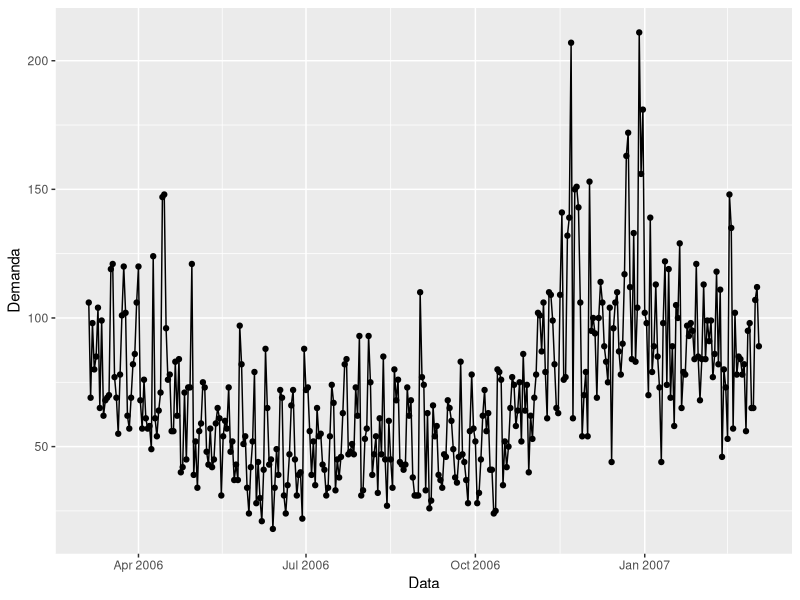
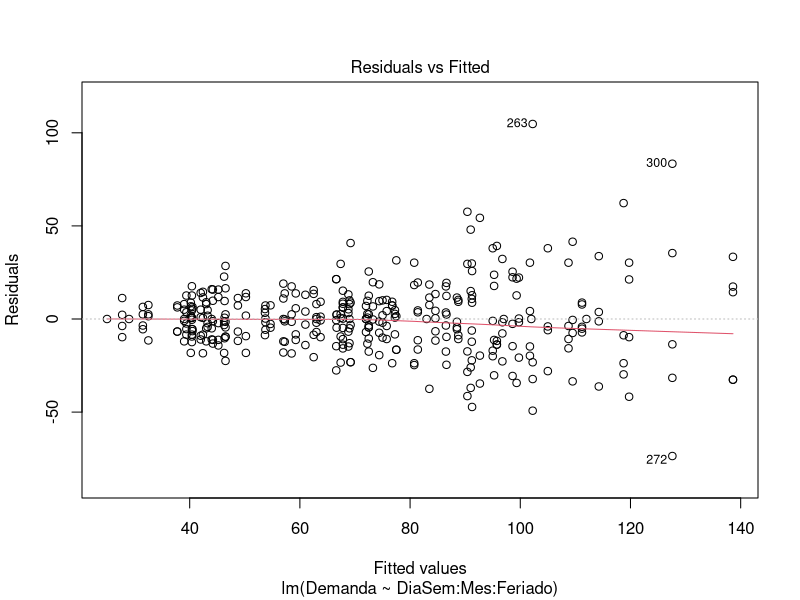
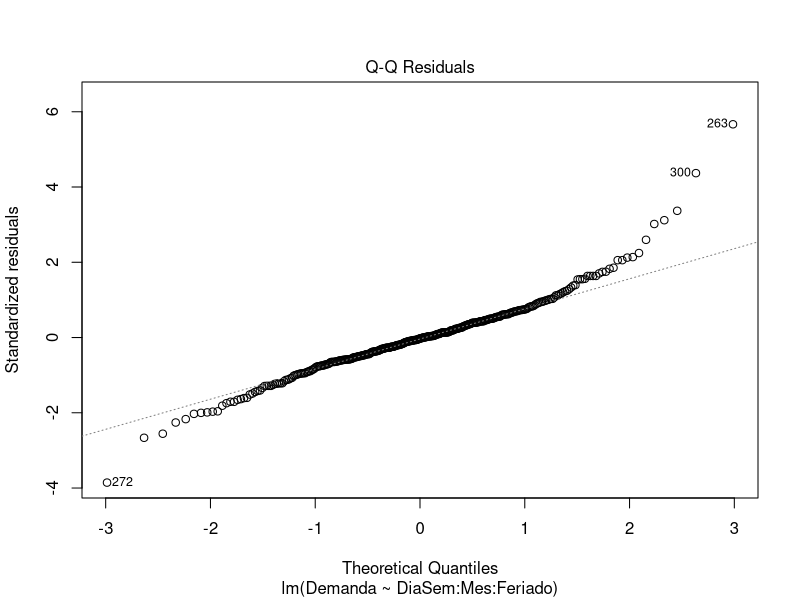
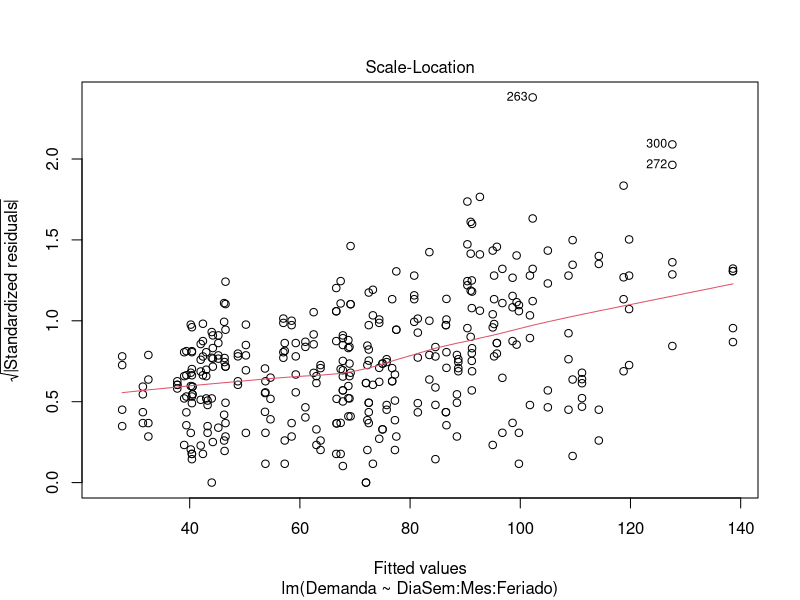
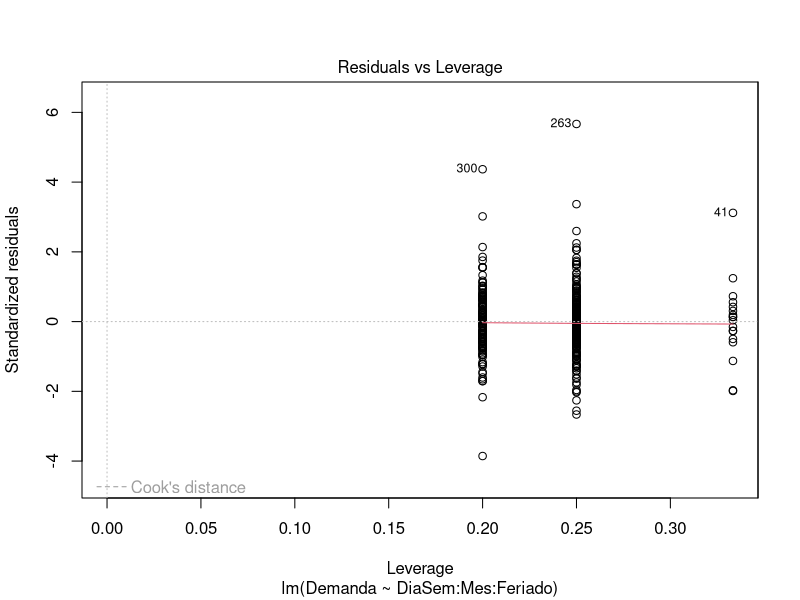

The R script that drew these images, in order:
## ---- chunk 1
knitr::opts_chunk$set(echo = TRUE)
## ---- chunk 2
library(readxl)
df <- read_excel("datap3.xlsx")
head(df)
## ---- chunk 3
df$Data <- as.Date(df$Data)
df$Demanda <- as.integer(df$Demanda)
summary(df)
## ---- chunk 4
library(ggplot2)
g <- ggplot(df, aes(x=Data,y=Demanda)) +
  geom_point() +
  geom_line()
g
## ---- chunk 5
df$Feriado <- "Não"
df$Feriado[df$Data==as.Date('2006-03-25')] <- "Sim"
df$Feriado[df$Data==as.Date('2006-03-27')] <- "Sim"
df$Feriado[df$Data==as.Date('2006-04-21')] <- "Sim"
df$Feriado[df$Data==as.Date('2006-05-01')] <- "Sim"
df$Feriado[df$Data==as.Date('2006-05-26')] <- "Sim"
df$Feriado[df$Data==as.Date('2006-09-07')] <- "Sim"
df$Feriado[df$Data==as.Date('2006-10-12')] <- "Sim"
df$Feriado[df$Data==as.Date('2006-11-02')] <- "Sim"
df$Feriado[df$Data==as.Date('2006-11-15')] <- "Sim"
df$Feriado[df$Data==as.Date('2006-12-24')] <- "Sim"
df$Feriado <- as.factor(df$Feriado)
summary(df)
## ---- chunk 6
df$Mes <- as.factor(months(df$Data))
df$DiaSem <- as.factor(weekdays(df$Data))
summary(df)
## ---- chunk 7
library(lattice)
library(tidyverse)
tarifa.full <- 221
tarifa.low <- 18
valor.critico <- (tarifa.full-tarifa.low)/tarifa.full

mean_holidays_normal <- df %>%
  group_by(Feriado) %>%
  mutate(media.N = mean(Demanda),
         sd.N = sd(Demanda),
         protection_level_4 = round(qnorm(p=valor.critico, mean = media.N, sd= sd.N)))

summary(df)
regressao <- lm(data=df, Demanda ~ DiaSem:Mes:Feriado)

plot(regressao)
